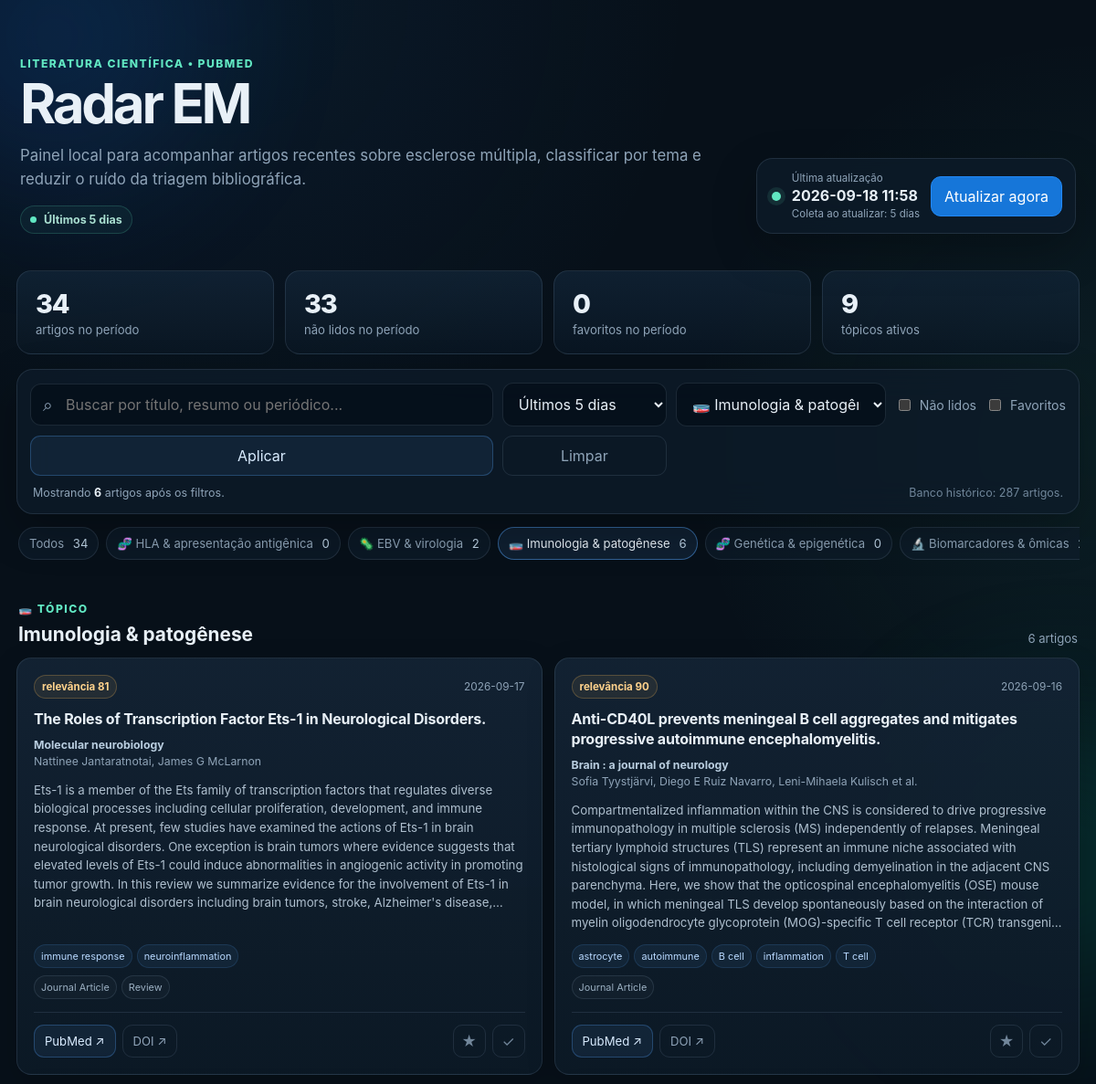
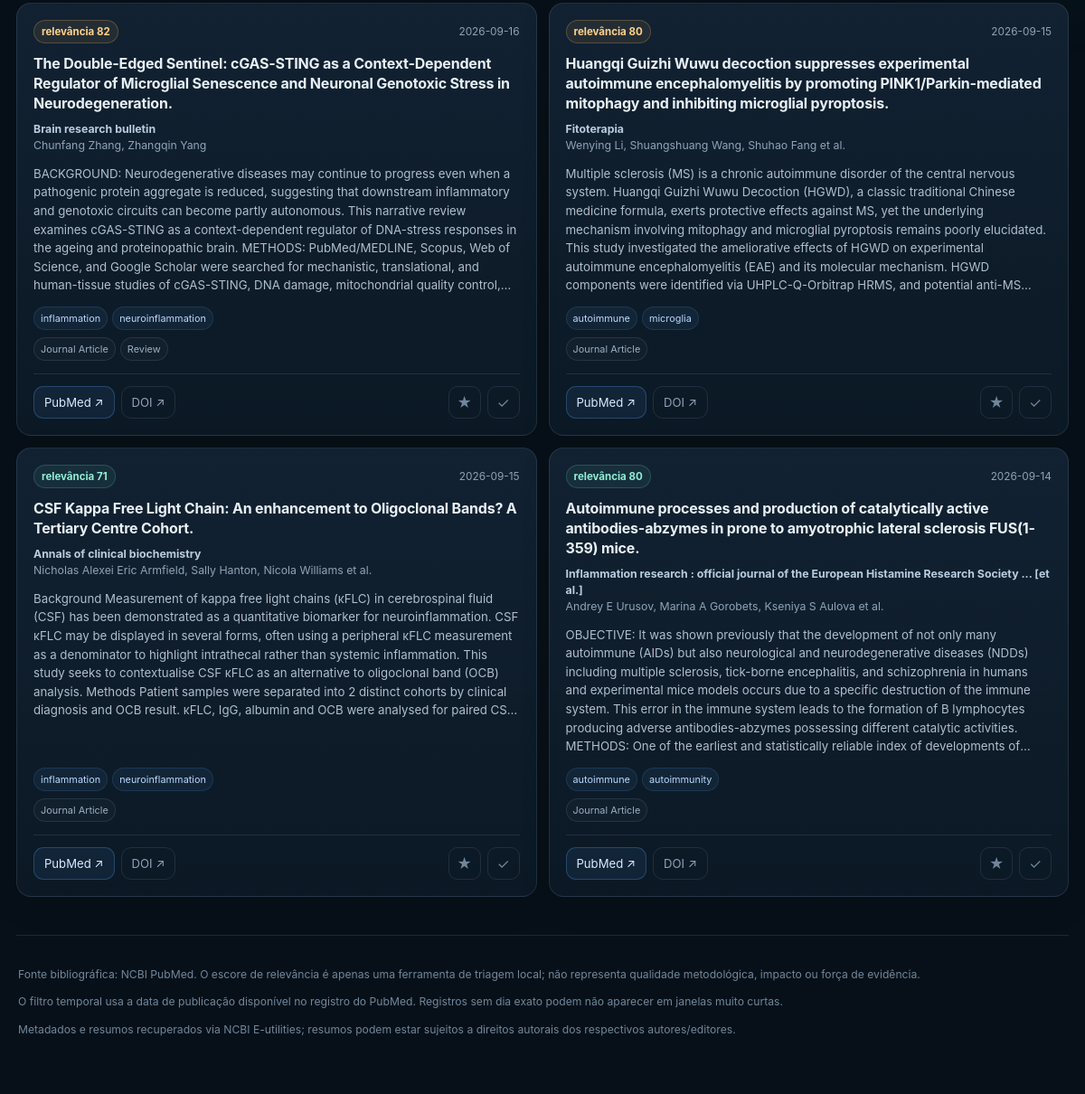
The page /?topic=immunology&days=5 on the database its author committed (2 pictures, top to bottom).
### tables this page shows
CREATE TABLE runs (
    id INTEGER PRIMARY KEY AUTOINCREMENT,
    started_at TEXT NOT NULL,
    finished_at TEXT,
    status TEXT NOT NULL,
    query TEXT NOT NULL,
    days INTEGER NOT NULL,
    articles_seen INTEGER NOT NULL DEFAULT 0,
    inserted INTEGER NOT NULL DEFAULT 0,
    updated INTEGER NOT NULL DEFAULT 0,
    error TEXT NOT NULL DEFAULT ''
);

CREATE TABLE articles (
    pmid TEXT PRIMARY KEY,
    doi TEXT NOT NULL DEFAULT '',
    pmc_id TEXT NOT NULL DEFAULT '',
    title TEXT NOT NULL,
    abstract TEXT NOT NULL DEFAULT '',
    journal TEXT NOT NULL DEFAULT '',
    pub_date TEXT NOT NULL DEFAULT '',
    authors_json TEXT NOT NULL DEFAULT '[]',
    publication_types_json TEXT NOT NULL DEFAULT '[]',
    mesh_terms_json TEXT NOT NULL DEFAULT '[]',
    keywords_json TEXT NOT NULL DEFAULT '[]',

    primary_topic TEXT NOT NULL DEFAULT 'general',
    topic_scores_json TEXT NOT NULL DEFAULT '{}',
    matched_keywords_json TEXT NOT NULL DEFAULT '{}',
    relevance_score REAL NOT NULL DEFAULT 0,

    is_favorite INTEGER NOT NULL DEFAULT 0,
    is_read INTEGER NOT NULL DEFAULT 0,

    first_seen_at TEXT NOT NULL,
    last_seen_at TEXT NOT NULL
);

### app.py (the view, shortened to what this page needs)
@app.get("/")
def index():
    topic = request.args.get("topic", "").strip()
    search = request.args.get("q", "").strip()
    favorites_only = request.args.get("favorites") == "1"
    unread_only = request.args.get("unread") == "1"
    selected_days, days_arg = _parse_days(request.args.get("days"))
    topics = load_topics(TOPICS_PATH)
    topic_by_id = {item["id"]: item for item in topics}
    if topic and topic not in topic_by_id and topic != "general":
        topic = ""
    articles = repo.list_articles(
        topic=topic,
        search=search,
        favorites_only=favorites_only,
        unread_only=unread_only,
        days=selected_days,
    )
    stats = repo.stats(days=selected_days)
    grouped = defaultdict(list)
    for article in articles:
        grouped[article["primary_topic"]].append(article)
    ordered_groups = []
    for topic_item in topics:
        topic_id = topic_item["id"]
        if grouped.get(topic_id):
            ordered_groups.append((topic_item, grouped[topic_id]))
    update_days = selected_days if selected_days is not None else LOOKBACK_DAYS
    return render_template(
        "index.html",
        topics=topics,
        topic_by_id=topic_by_id,
        groups=ordered_groups,
        stats=stats,
        visible_count=len(articles),
        selected_topic=topic,
        search=search,
        favorites_only=favorites_only,
        unread_only=unread_only,
        selected_days=selected_days,
        selected_days_arg=days_arg,
        period_label=_period_label(selected_days),
        period_options=PERIOD_OPTIONS,
        update_days=update_days,
        lookback_days=LOOKBACK_DAYS,
    )

### app.py (called while the page is built)
def _parse_days(value: str | None) -> tuple[int | None, str]:
    raw = (value or str(DEFAULT_VIEW_DAYS)).strip().lower()
    if raw == "all":
        return None, "all"
    try:
        days = int(raw)
    except (TypeError, ValueError):
        days = DEFAULT_VIEW_DAYS
    days = max(1, min(days, 3650))
    return days, str(days)

def _period_label(selected_days: int | None) -> str:
    if selected_days is None:
        return "Todo o período"
    for value, label in PERIOD_OPTIONS:
        if value == selected_days:
            return label
    return f"Últimos {selected_days} dias"

### radar/classifier.py (called while the page is built)
def load_topics(path: Path) -> list[dict[str, Any]]:
    data = yaml.safe_load(path.read_text(encoding="utf-8"))
    return data["topics"]

### radar/db.py (called while the page is built)
def _period_filter(days: int | None) -> tuple[str, list[object]]:
    if days is None:
        return "", []
    safe_days = max(1, min(int(days), 3650))
    cutoff = date.today() - timedelta(days=safe_days - 1)
    return "pub_date >= ?", [cutoff.isoformat()]

def _decode_row(row: sqlite3.Row) -> dict:
    data = dict(row)
    for col in [
        "authors_json",
        "publication_types_json",
        "mesh_terms_json",
        "keywords_json",
        "topic_scores_json",
        "matched_keywords_json",
    ]:
        data[col[:-5]] = json.loads(data.pop(col) or "[]")
    data["is_favorite"] = bool(data["is_favorite"])
    data["is_read"] = bool(data["is_read"])
    data["pubmed_url"] = f"https://pubmed.ncbi.nlm.nih.gov/{data['pmid']}/"
    data["doi_url"] = f"https://doi.org/{data['doi']}" if data["doi"] else ""
    return data

    @contextmanager
    def connect(self):
        conn = sqlite3.connect(self.db_path)
        conn.row_factory = sqlite3.Row
        try:
            yield conn
            conn.commit()
        finally:
            conn.close()

### templates/index.html (shortened to what this page needs)
{% extends "base.html" %}
{% block content %}
<header class="hero">
  <div>
    <div class="eyebrow">LITERATURA CIENTÍFICA • PUBMED</div>
    <h1>Radar EM</h1>
    <p class="hero-copy">
      Painel local para acompanhar artigos recentes sobre esclerose múltipla,
      classificar por tema e reduzir o ruído da triagem bibliográfica.
    </p>
    <div class="period-badge" aria-label="Período atualmente exibido">
      <span class="period-badge-dot"></span>
      {{ period_label }}
    </div>
  </div>
  <div class="update-box">
    <div class="status-dot"></div>
    <div>
      <div class="small-label">Última atualização</div>
      <strong>
        {% if stats.last_run %}
          {{ stats.last_run.finished_at[:16].replace("T", " ") }}
        {% else %}
          ainda não executada
        {% endif %}
      </strong>
      <div class="small-label update-window">Coleta ao atualizar: {{ update_days }} dia{% if update_days != 1 %}s{% endif %}</div>
    </div>
    <button id="updateButton" class="button primary" data-days="{{ update_days }}">
      Atualizar agora
    </button>
  </div>
</header>
<section class="stats" aria-label="Resumo do período">
  <article class="stat">
    <span class="stat-number">{{ stats.total }}</span>
    <span class="stat-label">artigos no período</span>
  </article>
  <article class="stat">
    <span class="stat-number">{{ stats.unread }}</span>
    <span class="stat-label">não lidos no período</span>
  </article>
  <article class="stat">
    <span class="stat-number">{{ stats.favorites }}</span>
    <span class="stat-label">favoritos no período</span>
  </article>
  <article class="stat">
    <span class="stat-number">{{ stats.by_topic|length }}</span>
    <span class="stat-label">tópicos ativos</span>
  </article>
</section>
<section class="toolbar panel">
  <form method="get" class="filter-form">
    <div class="search-wrap">
      <span class="search-icon">⌕</span>
      <input
        type="search"
        name="q"
        value="{{ search }}"
        placeholder="Buscar por título, resumo ou periódico..."
        aria-label="Buscar artigos"
      >
    </div>
    <select id="periodSelect" name="days" aria-label="Filtrar por período">
      {% for value, label in period_options %}
        <option value="{{ 'all' if value is none else value }}" {% if selected_days == value %}selected{% endif %}>
          {{ label }}
        </option>
      {% endfor %}
    </select>
    <select name="topic" aria-label="Filtrar por tópico">
      {% for t in topics %}
        <option value="{{ t.id }}" {% if selected_topic == t.id %}selected{% endif %}>
          {{ t.icon }} {{ t.label }}
        </option>
      {% endfor %}
    </select>
    <label class="check">
      <input type="checkbox" name="unread" value="1" {% if unread_only %}checked{% endif %}>
      Não lidos
    </label>
    <label class="check">
      <input type="checkbox" name="favorites" value="1" {% if favorites_only %}checked{% endif %}>
      Favoritos
    </label>
    <button class="button" type="submit">Aplicar</button>
    <a class="button ghost" href="{{ url_for('reset_filters') }}">Limpar</a>
  </form>
  <div class="filter-summary">
    <span>
      Mostrando <strong>{{ visible_count }}</strong>
      {% if visible_count == 1 %}artigo{% else %}artigos{% endif %}
      {% if visible_count != stats.total %}após os filtros{% else %}neste período{% endif %}.
    </span>
    {% if stats.all_time_total != stats.total %}
      <span class="filter-summary-muted">Banco histórico: {{ stats.all_time_total }} artigos.</span>
    {% endif %}
  </div>
</section>
<nav class="topic-strip" aria-label="Tópicos">
  <a
    class="topic-pill {% if not selected_topic %}active{% endif %}"
    href="{{ url_for('index', days=selected_days_arg, q=search or None, favorites='1' if favorites_only else None, unread='1' if unread_only else None) }}"
  >
    Todos <span>{{ stats.total }}</span>
  </a>
  {% for t in topics %}
    {% set count = stats.by_topic.get(t.id, 0) %}
    <a
      class="topic-pill {% if selected_topic == t.id %}active{% endif %}"
      href="{{ url_for('index', topic=t.id, days=selected_days_arg, q=search or None, favorites='1' if favorites_only else None, unread='1' if unread_only else None) }}"
    >
      {{ t.icon }} {{ t.label }} <span>{{ count }}</span>
    </a>
  {% endfor %}
  {% set general_count = stats.by_topic.get('general', 0) %}
</nav>
{% for topic, articles in groups %}
<section class="topic-section">
  <div class="section-heading">
    <div>
      <div class="eyebrow">{{ topic.icon }} TÓPICO</div>
      <h2>{{ topic.label }}</h2>
    </div>
    <div class="section-count">{{ articles|length }} artigo{% if articles|length != 1 %}s{% endif %}</div>
  </div>
  <div class="cards">
    {% for a in articles %}
    <article class="article-card {% if a.is_read %}is-read{% endif %}" data-pmid="{{ a.pmid }}">
      <div class="card-topline">
        <span class="score {% if a.relevance_score >= 80 %}score-high{% endif %}">
          relevância {{ "%.0f"|format(a.relevance_score) }}
        </span>
        <span class="date">{{ a.pub_date or "data não informada" }}</span>
      </div>
      <h3>{{ a.title }}</h3>
      <div class="meta">
        {% if a.journal %}<span class="journal">{{ a.journal }}</span>{% endif %}
        {% if a.authors %}
          <span>{{ a.authors[:3]|join(", ") }}{% if a.authors|length > 3 %} et al.{% endif %}</span>
        {% endif %}
      </div>
      {% if a.abstract %}
        <p class="abstract">{{ a.abstract }}</p>
      {% else %}
        <p class="abstract muted">Resumo não disponível no registro recuperado.</p>
      {% endif %}
      {% set hits = a.matched_keywords.get(a.primary_topic, []) %}
      {% if hits %}
      <div class="tags">
        {% for tag in hits[:6] %}
          <span>{{ tag }}</span>
        {% endfor %}
      </div>
      {% endif %}
      {% if a.publication_types %}
      <div class="types">
        {% for ptype in a.publication_types[:3] %}
          <span>{{ ptype }}</span>
        {% endfor %}
      </div>
      {% endif %}
      <div class="card-actions">
        <a class="button compact" href="{{ a.pubmed_url }}" target="_blank" rel="noopener">
          PubMed ↗
        </a>
        {% if a.doi_url %}
          <a class="button compact ghost" href="{{ a.doi_url }}" target="_blank" rel="noopener">
            DOI ↗
          </a>
        {% endif %}
        <button
          class="icon-button favorite {% if a.is_favorite %}active{% endif %}"
          data-action="favorite"
          title="Favoritar"
          aria-label="Favoritar artigo"
        >
          ★
        </button>
        <button
          class="icon-button read {% if a.is_read %}active{% endif %}"
          data-action="read"
          title="Marcar como lido"
          aria-label="Marcar como lido"
        >
          ✓
        </button>
      </div>
    </article>
    {% endfor %}
  </div>
</section>
{% endfor %}
<footer>
  <p>
    Fonte bibliográfica: NCBI PubMed. O escore de relevância é apenas uma ferramenta
    de triagem local; não representa qualidade metodológica, impacto ou força de evidência.
  </p>
  <p>
    O filtro temporal usa a data de publicação disponível no registro do PubMed.
    Registros sem dia exato podem não aparecer em janelas muito curtas.
  </p>
  <p>
    Metadados e resumos recuperados via NCBI E-utilities; resumos podem estar sujeitos
    a direitos autorais dos respectivos autores/editores.
  </p>
</footer>
{% endblock %}

### rows shown on the page
runs: last_run "2026-09-18 11:58"
articles: relevance_score "81", pub_date "2026-09-17", title "The Roles of Transcription Factor Ets-1 in Neurological Disorders.", journal "Molecular neurobiology", authors "Nattinee Jantaratnotai, James G McLarnon", abstract "Ets-1 is a member of the Ets family of transcription factors that regulates diverse biological processes including cellular proliferation, development, and immune response. At present, few studies have examined the actions of Ets-1 in brain neurological disorders. One exception is brain tumors where evidence suggests that elevated levels of Ets-1 could induce abnormalities in angiogenic activity in promoting tumor growth. In this review we summarize evidence for the involvement of Ets-1 in brain neurological disorders including brain tumors, stroke, Alzheimer's…", 6 "immune response" "neuroinflammation", 3 "Journal Article" "Review"
articles: relevance_score "90", pub_date "2026-09-16", title "Anti-CD40L prevents meningeal B cell aggregates and mitigates progressive autoimmune encephalomyelitis.", journal "Brain : a journal of neurology", authors "Sofia Tyystjärvi, Diego E Ruiz Navarro, Leni-Mihaela Kulisch", shows "et al.", abstract "Compartmentalized inflammation within the CNS is considered to drive progressive immunopathology in multiple sclerosis (MS) independently of relapses. Meningeal tertiary lymphoid structures (TLS) represent an immune niche associated with histological signs of immunopathology, including demyelination in the adjacent CNS parenchyma. Here, we show that the opticospinal encephalomyelitis (OSE) mouse model, in which meningeal TLS develop spontaneously based on the interaction of myelin oligodendrocyte glycoprotein (MOG)-specific T cell receptor (TCR)…", 6 "astrocyte" "autoimmune" "B cell" "inflammation" "T cell", 3 "Journal Article"
articles: relevance_score "82", pub_date "2026-09-16", title "The Double-Edged Sentinel: cGAS-STING as a Context-Dependent Regulator of Microglial Senescence and Neuronal Genotoxic Stress in Neurodegeneration.", journal "Brain research bulletin", authors "Chunfang Zhang, Zhangqin Yang", abstract "BACKGROUND: Neurodegenerative diseases may continue to progress even when a pathogenic protein aggregate is reduced, suggesting that downstream inflammatory and genotoxic circuits can become partly autonomous. This narrative review examines cGAS-STING as a context-dependent regulator of DNA-stress responses in the ageing and proteinopathic brain. METHODS: PubMed/MEDLINE, Scopus, Web of Science, and Google Scholar were searched for mechanistic, translational, and human-tissue studies of cGAS-STING, DNA damage, mitochondrial quality…", 6 "inflammation" "neuroinflammation", 3 "Journal Article" "Review"
articles: relevance_score "80", pub_date "2026-09-15", title "Huangqi Guizhi Wuwu decoction suppresses experimental autoimmune encephalomyelitis by promoting PINK1/Parkin-mediated mitophagy and inhibiting microglial pyroptosis.", journal "Fitoterapia", authors "Wenying Li, Shuangshuang Wang, Shuhao Fang", shows "et al.", abstract "Multiple sclerosis (MS) is a chronic autoimmune disorder of the central nervous system. Huangqi Guizhi Wuwu Decoction (HGWD), a classic traditional Chinese medicine formula, exerts protective effects against MS, yet the underlying mechanism involving mitophagy and microglial pyroptosis remains poorly elucidated. This study investigated the ameliorative effects of HGWD on experimental autoimmune encephalomyelitis (EAE) and its molecular mechanism. HGWD components were identified via UHPLC-Q-Orbitrap HRMS, and potential…", 6 "autoimmune" "microglia", 3 "Journal Article"
articles: relevance_score "71", pub_date "2026-09-15", title "CSF Kappa Free Light Chain: An enhancement to Oligoclonal Bands? A Tertiary Centre Cohort.", journal "Annals of clinical biochemistry", authors "Nicholas Alexei Eric Armfield, Sally Hanton, Nicola Williams", shows "et al.", abstract "Background Measurement of kappa free light chains (κFLC) in cerebrospinal fluid (CSF) has been demonstrated as a quantitative biomarker for neuroinflammation. CSF κFLC may be displayed in several forms, often using a peripheral κFLC measurement as a denominator to highlight intrathecal rather than systemic inflammation. This study seeks to contextualise CSF κFLC as an alternative to oligoclonal band (OCB) analysis. Methods Patient samples were separated into 2 distinct cohorts by clinical diagnosis and OCB result. κFLC, IgG, albumin and OCB were analysed for paired…", 6 "inflammation" "neuroinflammation", 3 "Journal Article"
articles: relevance_score "80", pub_date "2026-09-14", title "Autoimmune processes and production of catalytically active antibodies-abzymes in prone to amyotrophic lateral sclerosis FUS(1-359) mice.", journal "Inflammation research : official journal of the European Histamine Research Society ... [et al.]", authors "Andrey E Urusov, Marina A Gorobets, Kseniya S Aulova", abstract "OBJECTIVE: It was shown previously that the development of not only many autoimmune (AIDs) but also neurological and neurodegenerative diseases (NDDs) including multiple sclerosis, tick-borne encephalitis, and schizophrenia in humans and experimental mice models occurs due to a specific destruction of the immune system. This error in the immune system leads to the formation of B lymphocytes producing adverse antibodies-abzymes possessing different catalytic activities. METHODS: One of the earliest and statistically reliable index of developments…", 6 "autoimmune" "autoimmunity", 3 "Journal Article"

### other values the page prints
{{ period_label }} "Últimos 5 dias"
{{ update_days }} "5"
{{ stats.total }} "34"
{{ stats.unread }} "33"
{{ stats.favorites }} "0"
{{ stats.by_topic|length }} "9"
{{ visible_count }} "6"
{{ stats.all_time_total }} "287"
{{ t.icon }} "🧬" "🦠" "🧫" "🧬" "🔬"
{{ t.label }} "HLA & apresentação antigênica" "EBV & virologia" "Imunologia & patogênese" "Genética & epigenética" "Biomarcadores & ômicas"
{{ count }} "0" "2" "6" "0"
{{ topic.icon }} "🧫"
{{ topic.label }} "Imunologia & patogênese"
{{ articles|length }} "6"
form field days "Últimos 5 dias"
